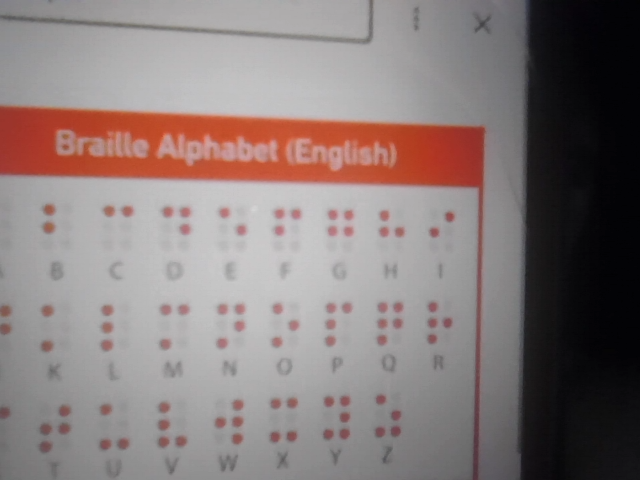
#> input picture captured_image.png, 640 x 480 px
$ python -i BrailleImage.py   (imports and definitions only)
#> lines starting #> are read from the running program, lines starting #| are printed output that depends on the picture; after the words box and inside, x2 and y2 are one past the last pixel; in counts of white or black regions, pixels touching at a corner belong together
import cv2
import numpy as np

class BrailleImage(object):
    def __init__(self, image):
        # Read source image
#> called with image = '../captured_image.png'
        self.original = cv2.imread(image)
#> self.original is the input picture: shape (480, 640, 3); mean B, G, R 121.4, 122.6, 135
        if self.original is None:
            raise IOError('Cannot open given image')

        # First Layer, Convert BGR(Blue Green Red Scale) to Gray Scale
        gray = cv2.cvtColor(self.original, cv2.COLOR_BGR2GRAY)
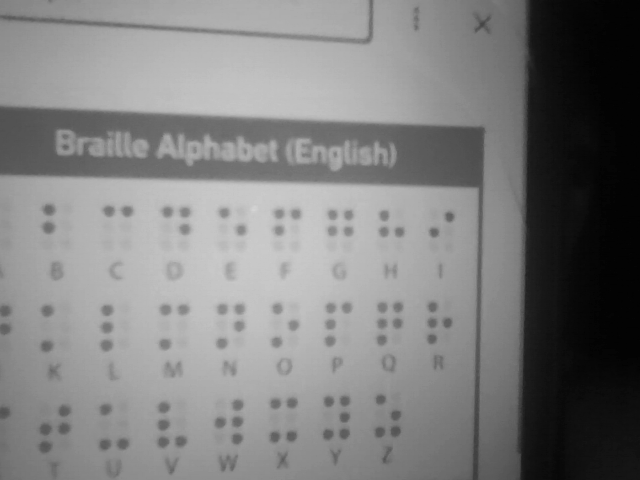
#> gray: shape (480, 640); min 1, max 212, mean 126.2

        # Save the binary image of the edge detected
        self.edged_binary_image = self.__get_edged_binary_image(gray)

        # Now do the same to save a binary image to get the contents
        # inside the edges to see if the dot is really filled.
        self.binary_image = self.__get_binary_image(gray)
        self.final = self.original.copy()
        self.height, self.width, self.channels = self.original.shape
        return;

    def bound_box(self,left,right,top,bottom,color= (255,0,0), size=1):
        self.final = cv2.rectangle(self.final, (left, top), (right, bottom), color, size)
        return True

    def get_final_image(self):
        return self.final

    def get_original_image(self):
        return self.original

    def get_edged_binary_image(self):
        return self.edged_binary_image

    def get_binary_image(self):
        return self.binary_image

    def get_height(self):
        return self.height

    def get_width(self):
        return self.width

    def __get_edged_binary_image(self, gray):
        # First Lvl Blur to Reduce Noise
        blur = cv2.GaussianBlur(gray,(5,5),0)

        # Adaptive Thresholding to define the  dots in Braille
        thres = cv2.adaptiveThreshold(
                blur,255,cv2.ADAPTIVE_THRESH_MEAN_C,cv2.THRESH_BINARY,5,4)
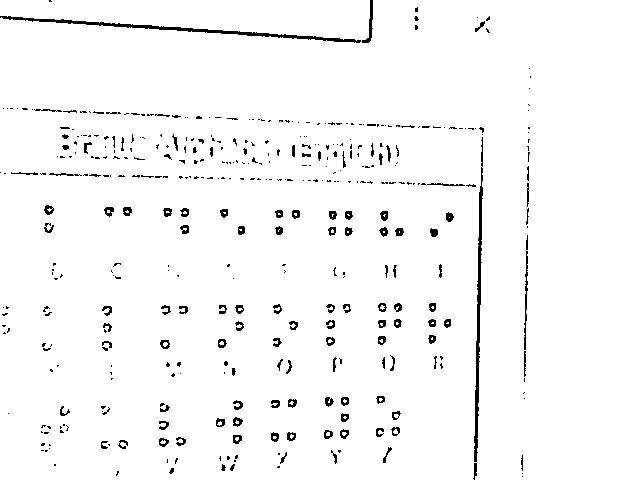
#> thres: shape (480, 640); 97% white; black in thin lines or dots, all inside (x1, y1, x2, y2) = (0, 0, 531, 480)
        # Remove more Noise from the edges.
        blur2 = cv2.medianBlur(thres,3)
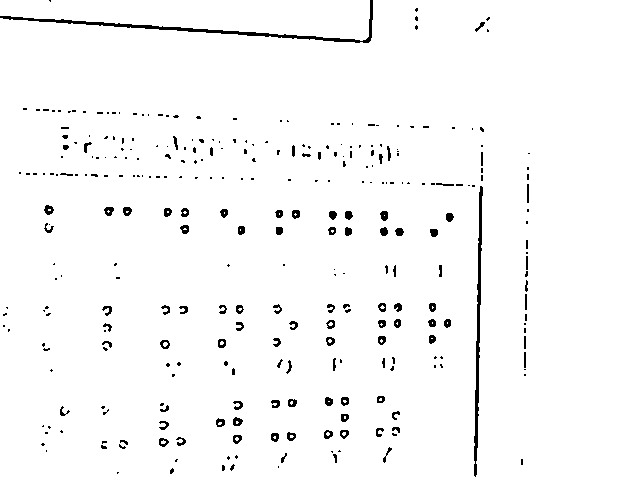
#> blur2: shape (480, 640); 97.4% white; 309 black regions (209 under 20 px), largest, box (x1, y1, x2, y2) and area: (0, 0, 373, 43) 1274, (474, 186, 483, 477) 927, (44, 205, 54, 215) 65
        # Sharpen again.
        ret2,th2 = cv2.threshold(blur2,0,255,cv2.THRESH_BINARY+cv2.THRESH_OTSU)
#> ret2 = 0
        # Remove more Noise.
        blur3 = cv2.GaussianBlur(th2,(5,5),0)
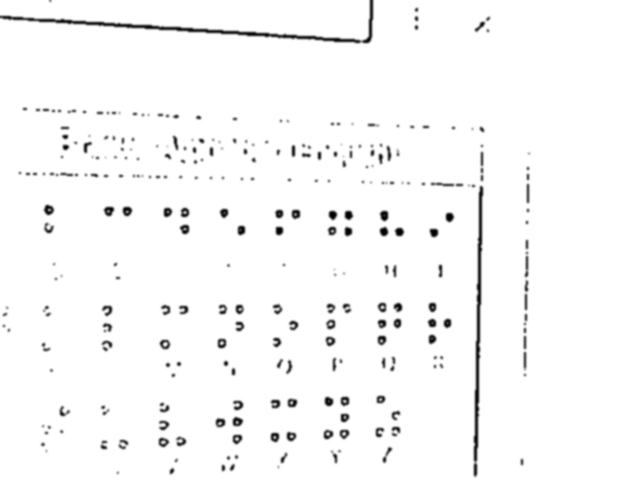
#> blur3: shape (480, 640); min 0, max 255, mean 248.4
        # Final threshold
        ret3,th3 = cv2.threshold(blur3,0,255,cv2.THRESH_BINARY+cv2.THRESH_OTSU)
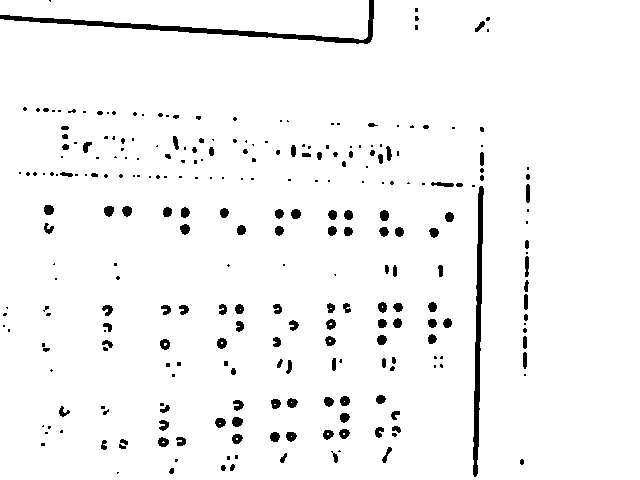
#> th3: shape (480, 640); 96.2% white; 271 black regions (141 under 20 px), largest, box (x1, y1, x2, y2) and area: (0, 0, 374, 44) 2007, (473, 186, 484, 477) 1467, (232, 417, 243, 427) 87
#> ret3 = 181
        return cv2.bitwise_not(th3)

    def __get_binary_image(self, gray):
        blur     = cv2.GaussianBlur(gray,(5,5),0)
        ret2,th2 = cv2.threshold(blur,0,255,cv2.THRESH_BINARY+cv2.THRESH_OTSU)
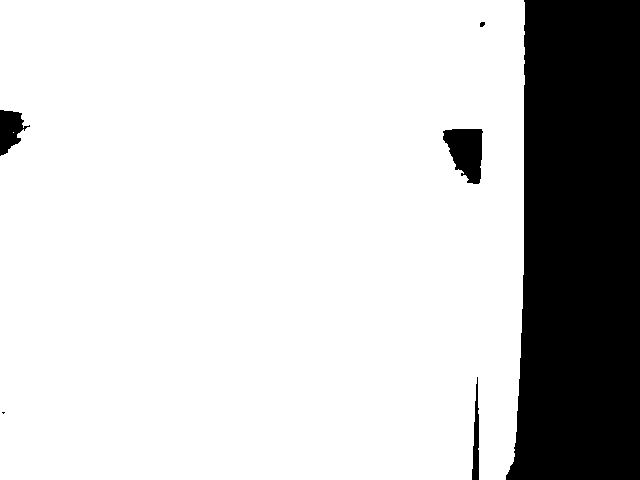
#> th2: shape (480, 640); 80.6% white; 6 black regions (1 under 20 px), largest, box (x1, y1, x2, y2) and area: (506, 0, 640, 480) 56734, (443, 129, 483, 184) 1536, (0, 110, 30, 156) 802, (472, 377, 479, 480) 447, (480, 22, 485, 27) 21
#> ret2 = 84
        blur2    = cv2.medianBlur(th2,3)
#> blur2: shape (480, 640); 80.6% white; 5 black regions (1 under 20 px), largest, box (x1, y1, x2, y2) and area: (506, 0, 640, 480) 56734, (443, 129, 483, 184) 1533, (0, 110, 27, 156) 799, (472, 384, 479, 480) 440
        ret3,th3 = cv2.threshold(blur2,0,255,cv2.THRESH_BINARY+cv2.THRESH_OTSU)
#> ret3 = 0
        return cv2.bitwise_not(th3)

>>> result = BrailleImage('../captured_image.png').get_final_image()

$ run again, on temp_image.png
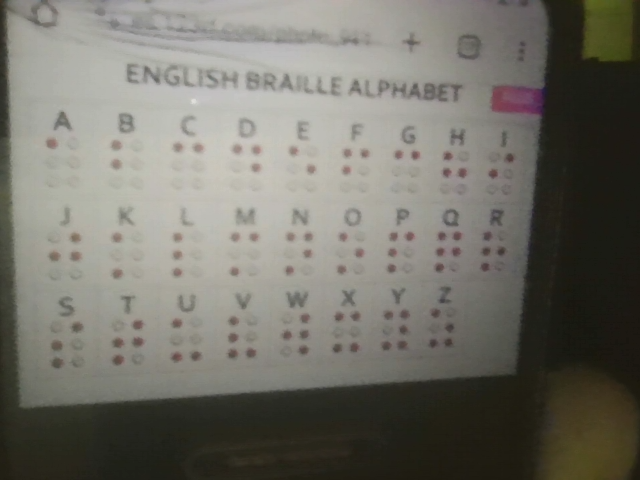
#> input picture temp_image.png, 640 x 480 px
#> in __init__, self.original is the input picture: shape (480, 640, 3); mean B, G, R 104.9, 113.4, 115.4
#> in __get_edged_binary_image, `thres = cv2.adaptiveThreshold( blur,255,cv2.ADAPTIVE_THRESH_MEAN_C,cv2..`:
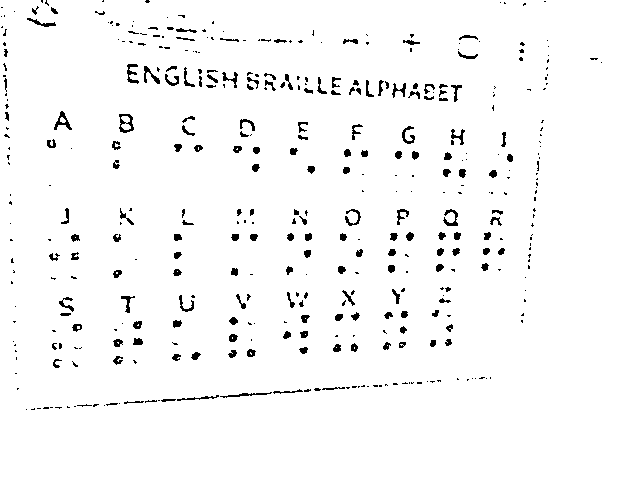
#> thres: shape (480, 640); 96.9% white; 424 black regions (252 under 20 px), largest, box (x1, y1, x2, y2) and area: (119, 114, 134, 133) 137, (54, 111, 72, 130) 123, (443, 209, 458, 226) 114
#> in __get_edged_binary_image, `ret2,th2 = cv2.threshold(blur2,0,255,cv2.THRESH_BINARY+cv2.THRESH_OTSU)`: ret2 = 0
#> th3: shape (480, 640); 96.8% white; 278 black regions (107 under 20 px), largest, box (x1, y1, x2, y2) and area: (119, 114, 134, 133) 176, (54, 111, 72, 130) 163, (444, 209, 458, 226) 139
#> in __get_edged_binary_image, `ret3,th3 = cv2.threshold(blur3,0,255,cv2.THRESH_BINARY+cv2.THRESH_OTSU)`: ret3 = 171
#> th2: shape (480, 640); 62% white; 64 black regions (22 under 20 px), largest, box (x1, y1, x2, y2) and area: (0, 0, 640, 480) 114235, (460, 35, 481, 59) 183, (490, 209, 504, 226) 164
#> in __get_binary_image, `ret2,th2 = cv2.threshold(blur,0,255,cv2.THRESH_BINARY+cv2.THRESH_OTSU)`: ret2 = 99
#> in __get_binary_image, `blur2    = cv2.medianBlur(th2,3)`:
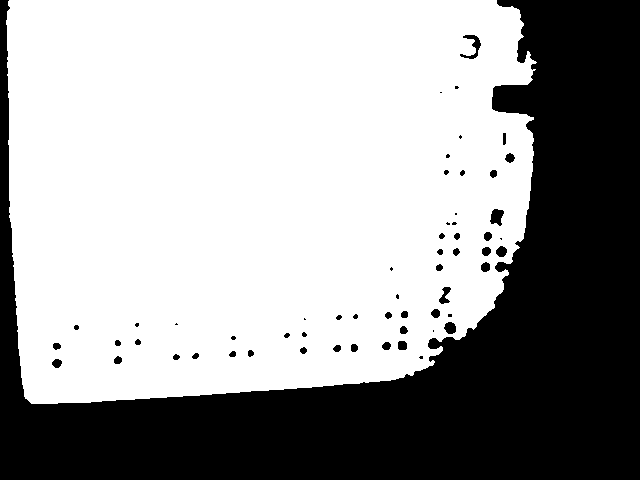
#> blur2: shape (480, 640); 62.1% white; 59 black regions (20 under 20 px), largest, box (x1, y1, x2, y2) and area: (0, 0, 640, 480) 114238, (460, 35, 481, 59) 178, (490, 209, 504, 226) 162
#> in __get_binary_image, `ret3,th3 = cv2.threshold(blur2,0,255,cv2.THRESH_BINARY+cv2.THRESH_OTSU)`: ret3 = 0
